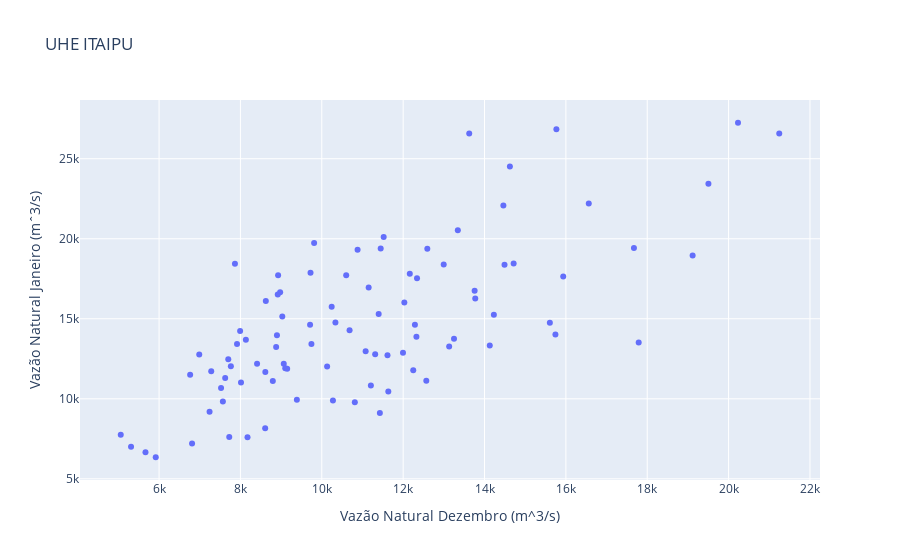

Source (notebook cell):
### Markdown cell above
# Plota Gráfico de Vazões (Janeiro x Dezembro)

### Code cell
nanos = len(vazoes)
nmes = len(vazoes[0])

janeiros = np.zeros(nanos-2)
dezembros = np.zeros(nanos-2)

for i in range(nanos-2):
  janeiros[i] = vazoes[i+1,0]
  dezembros[i] = vazoes[i,11]

fig = go.Figure()
fig.add_trace(go.Scatter(x=dezembros, y=janeiros, mode='markers'))
fig.update_layout(title='UHE '+uhe['nome'],
                  xaxis_title='Vazão Natural Dezembro (m^3/s)',
                  yaxis_title='Vazão Natural Janeiro (mˆ3/s)')
fig.show()
